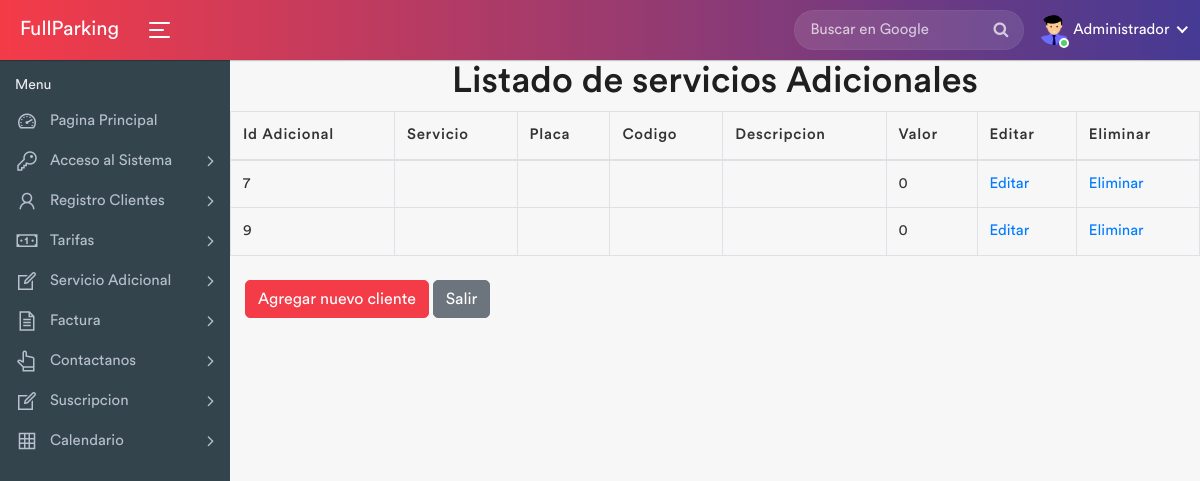
Screenshot of /listarAdicionales.php (signed in) with the database file from the repository.
### tables this page shows
CREATE TABLE `adicionales` (
  `idAdicionales` int(11) NOT NULL,
  `Servicio` varchar(45) NOT NULL,
  `Placa` varchar(45) NOT NULL,
  `Codigo` varchar(45) NOT NULL,
  `Descripcion` varchar(45) NOT NULL,
  `Valor` int(6) NOT NULL
);

### listarAdicionales.php (the view)
<?php
include_once "./vistas/encabezado.php";
$mysqli= include_once "./database/conexion.php";
$resultadoQuery = $mysqli->query("SELECT idAdicionales,
  Servicio,
  Placa,
  Codigo,
  Descripcion,
  Valor
FROM adicionales");
$listadoClientes= $resultadoQuery->fetch_all(MYSQLI_ASSOC);
?>
<div class="container">
<div class="row">
<div class="col-12">
    <h1 class="text-center" >Listado de servicios Adicionales</h1>
</div>
    <table class="table table-bordered border-gray ">
    <thead>
    <tr>
        <th scope="col">Id Adicional</th>
        <th scope="col">Servicio</th>
        <th scope="col">Placa</th>
        <th scope="col">Codigo</th>
        <th scope="col">Descripcion</th>
        <th scope="col">Valor</th>
        <th scope="col">Editar</th>
        <th scope="col">Eliminar</th>
    </tr>
    </thead>
    <tbody>
    <?php
    foreach ($listadoClientes as $listadoIndividual) {?>
       <tr>
           <td> <?php echo $listadoIndividual["idAdicionales"] ?></td>
           <td> <?php echo $listadoIndividual["Servicio"] ?></td>
           <td> <?php echo $listadoIndividual["Placa"] ?></td>
           <td> <?php echo $listadoIndividual["Codigo"] ?></td>
           <td> <?php echo $listadoIndividual["Descripcion"] ?></td>
           <td> <?php echo $listadoIndividual["Valor"] ?></td>
           <td>
               <a href="editarAdicionales.php?id=<?php echo $listadoIndividual["idAdicionales"] ?>">Editar</a>
           </td>
           <td>
               <a href="eliminarAdicionales.php?id=<?php echo $listadoIndividual["idAdicionales"] ?>">Eliminar</a>
           </td>
       </tr>
    <?php
    }
    ?>
    </tbody>
</table>
<div class="col-12">
    <a class="btn btn-primary account-btn" href="adicionales.php">Agregar nuevo cliente</a>
    <a class="btn btn-secondary my-2" href="home.php">Salir</a>
</div>
</div>
</div>
<?php
include_once "./vistas/pie.php";
?>

### rows the page displays
adicionales: idAdicionales "7", Valor "0"
adicionales: idAdicionales "9", Valor "0"
